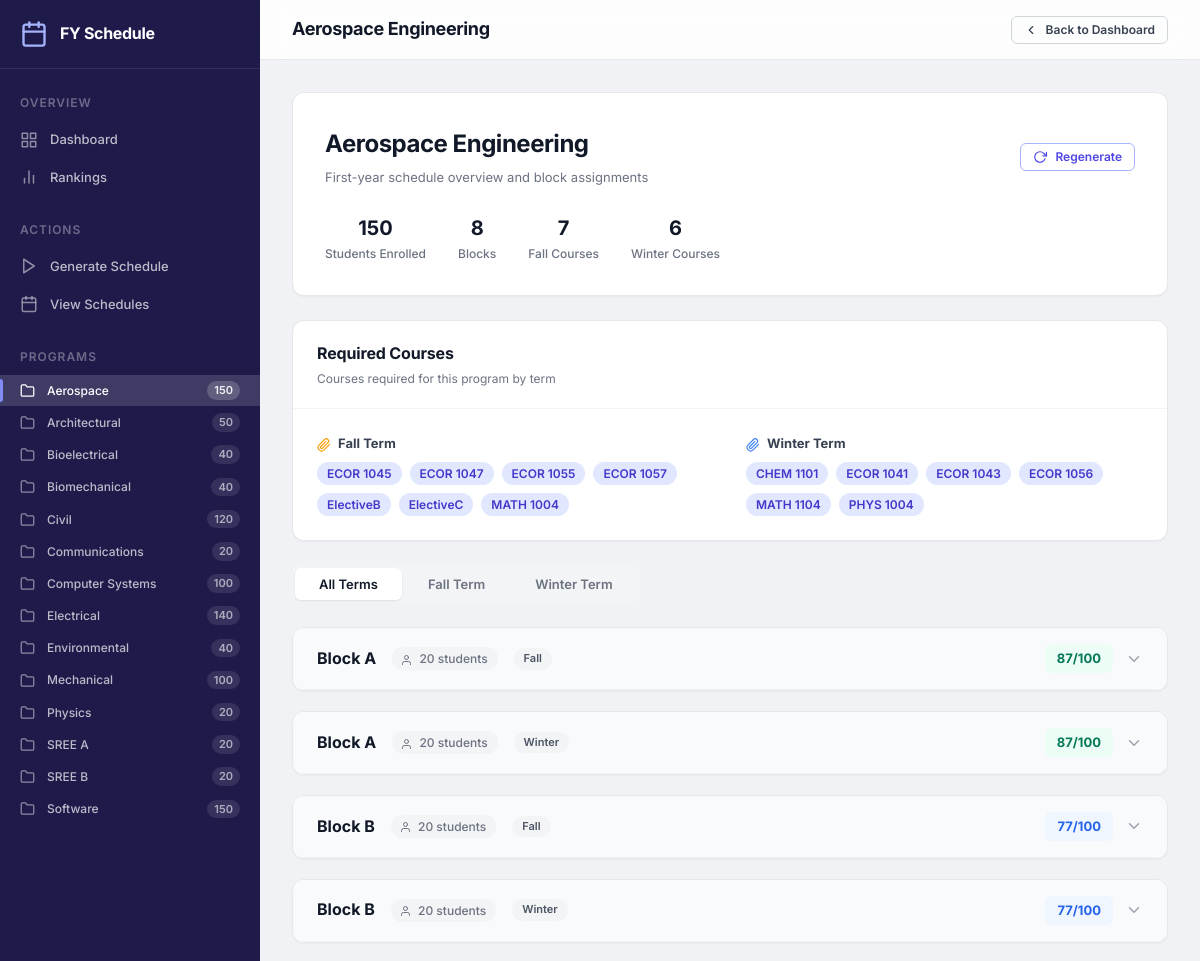
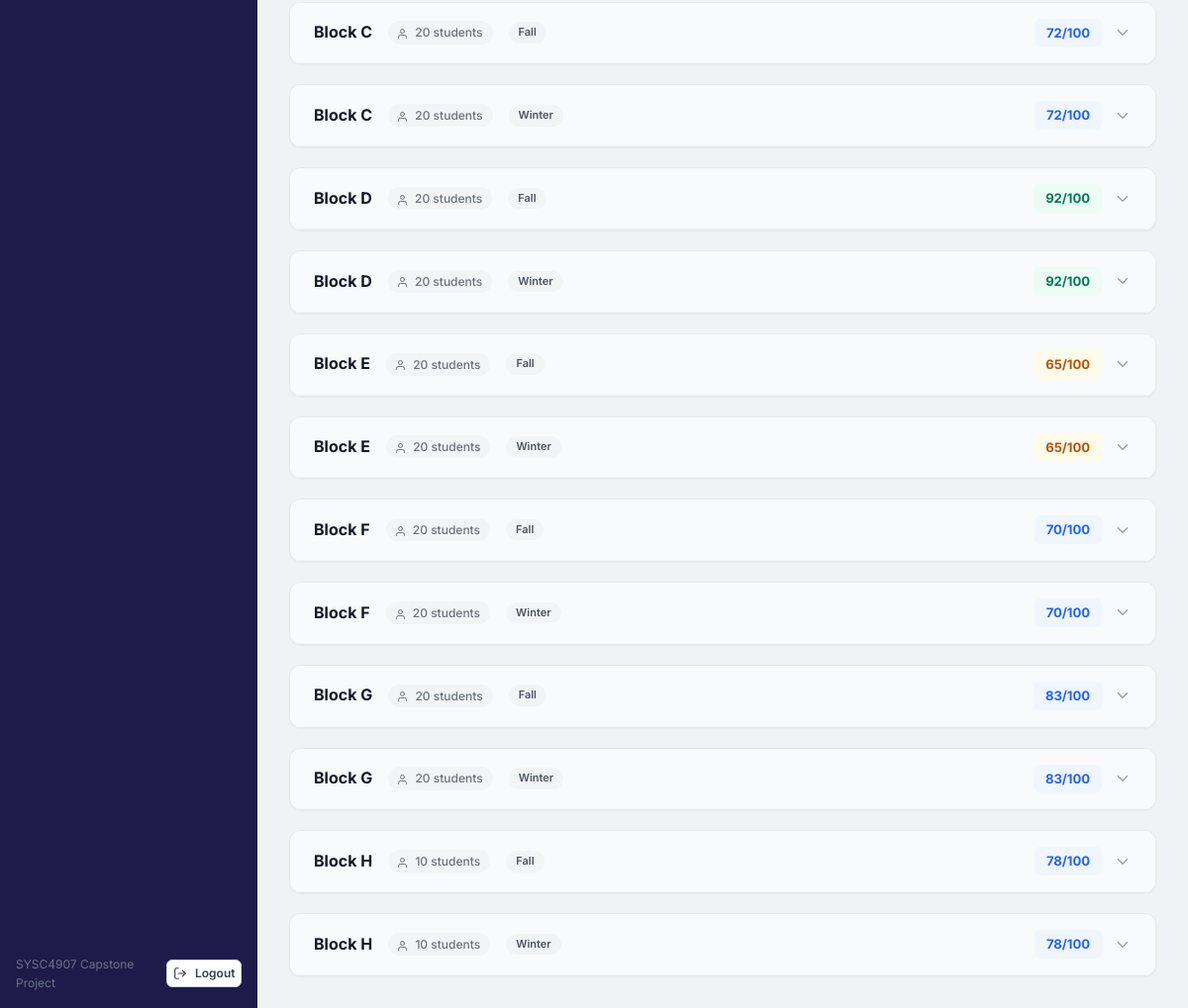
The page /program/1/ on the database its author committed (2 pictures, top to bottom).
### data_app/models.py (models this page shows)
class Program(models.Model):
    program_name = models.CharField(max_length=255)
    enrolled = models.IntegerField(null=True, blank=True)

class Term(models.Model):
    block = models.ForeignKey(Block, on_delete=models.CASCADE, related_name="terms")
    term_name = models.CharField(max_length=255)

class Block(models.Model):
    program = models.ForeignKey(
        Program, on_delete=models.CASCADE, related_name="blocks"
    )
    block_name = models.CharField(max_length=255)
    ranking = models.IntegerField()
    timestamp = models.DateTimeField()
    size = models.IntegerField(null=True, blank=True)

### data_app/views.py (the view)
@ensure_csrf_cookie
def program_detail(request, program_id):
    program = get_object_or_404(Program, pk=program_id)
    ctx = _base_context(active_page="program", active_program_id=program.id)
    blocks = Block.objects.filter(program=program).order_by("block_name")
    blocks_data = []
    terms_available: set[str] = set()
    for block in blocks:
        block_terms = []
        for term in Term.objects.filter(block=block).order_by("term_name"):
            terms_available.add(term.term_name)
            courses_table, missing = get_term_courses_table(term, program)
            block_terms.append(
                {
                    "term": term,
                    "courses_table": courses_table,
                    "courses_json": json.dumps(get_term_courses_json(term)),
                    "missing": missing,
                }
            )
        blocks_data.append(
            {
                "block": block,
                "ranking_class": ranking_class(block.ranking or 0),
                "terms": block_terms,
            }
        )
    reqs = get_program_requirements(program)
    ctx.update(
        {
            "program": program,
            "blocks_data": blocks_data,
            "terms_available": sorted(terms_available),
            "fall_reqs": reqs["fall"],
            "winter_reqs": reqs["winter"],
        }
    )
    return render(request, "program_detail.html", ctx)

### data_app/services/schedule_service.py (called while the page is built)
def _course_to_dict(course: Course) -> dict[str, Any]:
    return {
        "code":        course.course_code,
        "section":     course.section,
        "type":        course.instr_type or "",
        "days":        course.days or "",
        "start_time":  str(course.start_time) if course.start_time else "",
        "end_time":    str(course.end_time)   if course.end_time   else "",
        "enrolled":    course.enrolled,
        "capacity":    course.capacity,
    }

def _format_time(time_str: str | None) -> str:
    if not time_str or len(str(time_str)) < 3:
        return ""
    t = str(time_str)
    if len(t) == 3:
        t = "0" + t
    return f"{t[:2]}:{t[2:]}"

def _ranking_class(score: int | float) -> str:
    if score >= 85:
        return "excellent"
    elif score >= 70:
        return "good"
    elif score >= 50:
        return "fair"
    return "poor"

def get_term_courses_json(term: Term) -> list[dict[str, Any]]:
    entries = TermCourses.objects.filter(term=term).select_related()
    seen: set[tuple[str, str]] = set()
    courses: list[dict[str, Any]] = []
    for entry in entries:
        key = (entry.course_code, entry.section)
        if key in seen:
            continue
        seen.add(key)
        try:
            course = Course.objects.get(
                course_code=entry.course_code,
                section=entry.section,
            )
            courses.append(_course_to_dict(course))
        except Course.DoesNotExist:
            continue
    return courses

def get_program_requirements(program: Program) -> dict[str, list[str]]:
    fall = list(
        ProgramCourse.objects.filter(program=program, term="fall")
        .values_list("course_code", flat=True)
        .order_by("course_code")
    )
    winter = list(
        ProgramCourse.objects.filter(program=program, term="winter")
        .values_list("course_code", flat=True)
        .order_by("course_code")
    )
    return {"fall": fall, "winter": winter}

### data_app/views.py (called while the page is built)
def _base_context(active_page: str = "", active_program_id=None) -> dict:
    return {
        "sidebar_programs": Program.objects.all().order_by("program_name"),
        "active_page": active_page,
        "active_program_id": active_program_id,
    }

### data_app/templates/program_detail.html (shortened to what this page needs)
{% extends "base.html" %} {% load static %} {% block title %}{{ program.program_name }}{% endblock %} {% block page_title %}{{ program.program_name }} Engineering{% endblock %} {% block topbar_actions %}
<a href="{% url 'dashboard' %}" class="btn btn-ghost btn-sm">
    <svg
        width="16"
        height="16"
        viewBox="0 0 24 24"
        fill="none"
        stroke="currentColor"
        stroke-width="2"
        stroke-linecap="round"
        stroke-linejoin="round"
    >
        <polyline points="15 18 9 12 15 6"></polyline>
    </svg>
    Back to Dashboard
</a>
{% endblock %} {% block content %}
<div class="program-hero">
    <div class="program-hero-top">
        <div>
            <h2 class="program-hero-title">
                {{ program.program_name }} Engineering
            </h2>
            <p class="text-sm text-muted" style="margin-top: 4px">
                First-year schedule overview and block assignments
            </p>
        </div>
        <div style="display: flex; gap: var(--space-3)">
            <a href="{% url 'generate' %}" class="btn btn-outline btn-sm">
                <svg
                    width="14"
                    height="14"
                    viewBox="0 0 24 24"
                    fill="none"
                    stroke="currentColor"
                    stroke-width="2"
                    stroke-linecap="round"
                    stroke-linejoin="round"
                >
                    <polyline points="23 4 23 10 17 10"></polyline>
                    <path d="M20.49 15a9 9 0 1 1-2.12-9.36L23 10"></path>
                </svg>
                Regenerate
            </a>
        </div>
    </div>
    <div class="program-hero-stats">
        <div class="program-hero-stat">
            <div class="program-hero-stat-value">
                {{ program.enrolled|default:"0" }}
            </div>
            <div class="program-hero-stat-label">Students Enrolled</div>
        </div>
        <div class="program-hero-stat">
            <div class="program-hero-stat-value">{{ blocks_data|length }}</div>
            <div class="program-hero-stat-label">Blocks</div>
        </div>
        <div class="program-hero-stat">
            <div class="program-hero-stat-value">{{ fall_reqs|length }}</div>
            <div class="program-hero-stat-label">Fall Courses</div>
        </div>
        <div class="program-hero-stat">
            <div class="program-hero-stat-value">{{ winter_reqs|length }}</div>
            <div class="program-hero-stat-label">Winter Courses</div>
        </div>
    </div>
</div>
<div class="card mb-6">
    <div class="card-header">
        <div>
            <h3 class="card-header-title">Required Courses</h3>
            <p class="card-header-subtitle">
                Courses required for this program by term
            </p>
        </div>
    </div>
    <div
        class="card-body"
        style="display: flex; gap: var(--space-8); flex-wrap: wrap"
    >
        <div style="flex: 1; min-width: 240px">
            <h4 class="text-sm text-bold mb-2" style="color: var(--gray-700)">
                Fall Term
            </h4>
            <div style="display: flex; flex-wrap: wrap; gap: var(--space-2)">
                {% for code in fall_reqs %}
                <span class="pill pill-primary">{{ code }}</span>
                {% empty %}
                <span class="text-xs text-muted">No requirements defined</span>
                {% endfor %}
            </div>
        </div>
        <div style="flex: 1; min-width: 240px">
            <h4 class="text-sm text-bold mb-2" style="color: var(--gray-700)">
                Winter Term
            </h4>
            <div style="display: flex; flex-wrap: wrap; gap: var(--space-2)">
                {% for code in winter_reqs %}
                <span class="pill pill-primary">{{ code }}</span>
                {% empty %}
                <span class="text-xs text-muted">No requirements defined</span>
                {% endfor %}
            </div>
        </div>
    </div>
</div>
{% if terms_available %}
<div class="term-tabs" id="term-tabs">
    <button class="term-tab active" data-term="all">All Terms</button>
    {% for term_name in terms_available %}
    <button class="term-tab" data-term="{{ term_name }}">
        {{ term_name|title }} Term
    </button>
    {% endfor %}
</div>
{% endif %}
{% if blocks_data %}
<div class="blocks-container" id="blocks-container">
    {% for block_info in blocks_data %} {% for term_data in block_info.terms %}
    <div class="block-card" data-term="{{ term_data.term.term_name }}">
        <div
            class="block-card-header"
            data-toggle="block-content-{{ block_info.block.id }}-{{ term_data.term.id }}"
            aria-expanded="false"
        >
            <div class="block-card-header-left">
                <span class="block-label"
                    >{{ block_info.block.block_name }}</span
                >
                <span class="block-size">
                    <svg
                        width="12"
                        height="12"
                        viewBox="0 0 24 24"
                        fill="none"
                        stroke="currentColor"
                        stroke-width="2"
                        stroke-linecap="round"
                        stroke-linejoin="round"
                        style="
                            display: inline-block;
                            vertical-align: middle;
                            margin-right: 2px;
                        "
                    >
                        <path
                            d="M17 21v-2a4 4 0 0 0-4-4H5a4 4 0 0 0-4 4v2"
                        ></path>
                        <circle cx="9" cy="7" r="4"></circle>
                    </svg>
                    {{ block_info.block.size|default:"?" }} students
                </span>
                <span class="pill pill-neutral" style="font-size: 0.6875rem"
                    >{{ term_data.term.term_name|title }}</span
                >
            </div>
            <div
                style="display: flex; align-items: center; gap: var(--space-3)"
            >
                {% if block_info.block.ranking %}
                <span
                    class="block-ranking ranking-{{ block_info.ranking_class }}"
                >
                    {{ block_info.block.ranking }}/100
                </span>
                {% endif %}
                <svg
                    class="chevron-icon"
                    width="18"
                    height="18"
                    viewBox="0 0 24 24"
                    fill="none"
                    stroke="currentColor"
                    stroke-width="2"
                    stroke-linecap="round"
                    stroke-linejoin="round"
                >
                    <polyline points="6 9 12 15 18 9"></polyline>
                </svg>
            </div>
        </div>
    </div>
    {% endfor %} {% endfor %}
</div>
{% endif %} {% endblock %}

### data_app/templates/base.html (shortened to what this page needs)
{% load static %}
<!DOCTYPE html>
<html lang="en">
<head>
    <link rel="stylesheet" href="{% static 'css/styles.css' %}">
</head>
<body>
    <aside class="sidebar" id="sidebar">
        <div class="sidebar-header">
            <div class="logo">
                <span>FY Schedule</span>
            </div>
        </div>
        <nav class="sidebar-nav">
            <div class="nav-section">
                <span class="nav-section-title">Overview</span>
                <a href="{% url 'dashboard' %}" class="nav-link {% if active_page == 'dashboard' %}active{% endif %}">
                    <span>Dashboard</span>
                </a>
                <a href="{% url 'rankings' %}" class="nav-link {% if active_page == 'rankings' %}active{% endif %}">
                    <svg width="18" height="18" viewBox="0 0 24 24" fill="none" stroke="currentColor" stroke-width="2" stroke-linecap="round" stroke-linejoin="round">
                        <line x1="18" y1="20" x2="18" y2="10"></line>
                        <line x1="12" y1="20" x2="12" y2="4"></line>
                        <line x1="6" y1="20" x2="6" y2="14"></line>
                    </svg>
                    <span>Rankings</span>
                </a>
            </div>
            <div class="nav-section">
                <span class="nav-section-title">Actions</span>
                <a href="{% url 'generate' %}" class="nav-link {% if active_page == 'generate' %}active{% endif %}">
                    <svg width="18" height="18" viewBox="0 0 24 24" fill="none" stroke="currentColor" stroke-width="2" stroke-linecap="round" stroke-linejoin="round">
                        <polygon points="5 3 19 12 5 21 5 3"></polygon>
                    </svg>
                    <span>Generate Schedule</span>
                </a>
                <a href="{% url 'schedules' %}" class="nav-link {% if active_page == 'schedules' %}active{% endif %}">
                    <span>View Schedules</span>
                </a>
            </div>
            <div class="nav-section">
                <span class="nav-section-title">Programs</span>
                {% for program in sidebar_programs %}
                <a href="{% url 'program_detail' program.id %}" class="nav-link nav-link-sm {% if active_program_id == program.id %}active{% endif %}">
                    <svg width="16" height="16" viewBox="0 0 24 24" fill="none" stroke="currentColor" stroke-width="2" stroke-linecap="round" stroke-linejoin="round">
                        <path d="M22 19a2 2 0 0 1-2 2H4a2 2 0 0 1-2-2V5a2 2 0 0 1 2-2h5l2 3h9a2 2 0 0 1 2 2z"></path>
                    </svg>
                    <span>{{ program.program_name }}</span>
                    <span class="badge">{{ program.enrolled|default:"0" }}</span>
                </a>
                {% empty %}
                <span class="nav-empty">No programs loaded</span>
                {% endfor %}
            </div>
        </nav>
        <div class="sidebar-footer" style="display: flex; align-items: center; justify-content: space-between; padding: 1rem; border-top: 1px solid rgba(0,0,0,0.05);">
            <span class="sidebar-footer-text" style="font-size: 0.75rem; color: #6b7280;">SYSC4907 Capstone Project</span>
            <form method="post" action="{% url 'logout' %}" style="margin: 0;">
                <button type="submit" class="btn btn-ghost btn-sm" style="display: flex; align-items: center; gap: 0.5rem; padding: 0.25rem 0.5rem; font-size: 0.75rem; border: 1px solid #d1d5db; border-radius: 0.375rem; background: #fff; cursor: pointer;">
                    <svg width="14" height="14" viewBox="0 0 24 24" fill="none" stroke="currentColor" stroke-width="2" stroke-linecap="round" stroke-linejoin="round">
                        <path d="M9 21H5a2 2 0 0 1-2-2V5a2 2 0 0 1 2-2h4"></path>
                        <polyline points="16 17 21 12 16 7"></polyline>
                        <line x1="21" y1="12" x2="9" y2="12"></line>
                    </svg>
                    <span>Logout</span>
                </button>
            </form>
        </div>
    </aside>
    <div class="main-wrapper" id="main-wrapper">
        <header class="topbar">
            <div class="topbar-left">
                <h1 class="topbar-title">{% block page_title %}Dashboard{% endblock %}</h1>
            </div>
            <div class="topbar-right">
                {% block topbar_actions %}{% endblock %}
            </div>
        </header>
        <main class="content">
            {% block content %}{% endblock %}
        </main>
    </div>
</body>
</html>

### rows shown on the page
Program: program_name "Aerospace", enrolled "150"
Program: program_name "Architectural", enrolled "50"
Program: program_name "Bioelectrical", enrolled "40"
Program: program_name "Biomechanical", enrolled "40"
Program: program_name "Civil", enrolled "120"
Program: program_name "Communications", enrolled "20"
Program: program_name "Computer Systems", enrolled "100"
Program: program_name "Electrical", enrolled "140"
Program: program_name "Environmental", enrolled "40"
Program: program_name "Mechanical", enrolled "100"
Program: program_name "Physics", enrolled "20"
Program: program_name "SREE A", enrolled "20"
Program: program_name "SREE B", enrolled "20"
Program: program_name "Software", enrolled "150"
Term: terms_available "Fall", term.term_name "Fall"
Term: terms_available "Winter", term.term_name "Winter"
Block: block.block_name "Block A", block.size "20", block.ranking "87"
Block: block.block_name "Block B", block.size "20", block.ranking "77"
Term: term.term_name "Fall"
Term: term.term_name "Winter"
Block: block.block_name "Block C", block.size "20", block.ranking "72"
Term: term.term_name "Fall"
Term: term.term_name "Winter"
Block: block.block_name "Block D", block.size "20", block.ranking "92"
Term: term.term_name "Fall"
Term: term.term_name "Winter"
Block: block.block_name "Block E", block.size "20", block.ranking "65"
Term: term.term_name "Fall"
Term: term.term_name "Winter"
Block: block.block_name "Block F", block.size "20", block.ranking "70"
Term: term.term_name "Fall"
Term: term.term_name "Winter"
Block: block.block_name "Block G", block.size "20", block.ranking "83"
Term: term.term_name "Fall"

### other values the page prints
{{ blocks_data|length }} "8"
{{ fall_reqs|length }} "7"
{{ winter_reqs|length }} "6"
{{ code }} "ECOR 1045" "ECOR 1047" "ECOR 1055" "ECOR 1057" "ElectiveB" "ElectiveC" "MATH 1004"
{{ code }} "CHEM 1101" "ECOR 1041" "ECOR 1043" "ECOR 1056" "MATH 1104" "PHYS 1004"
